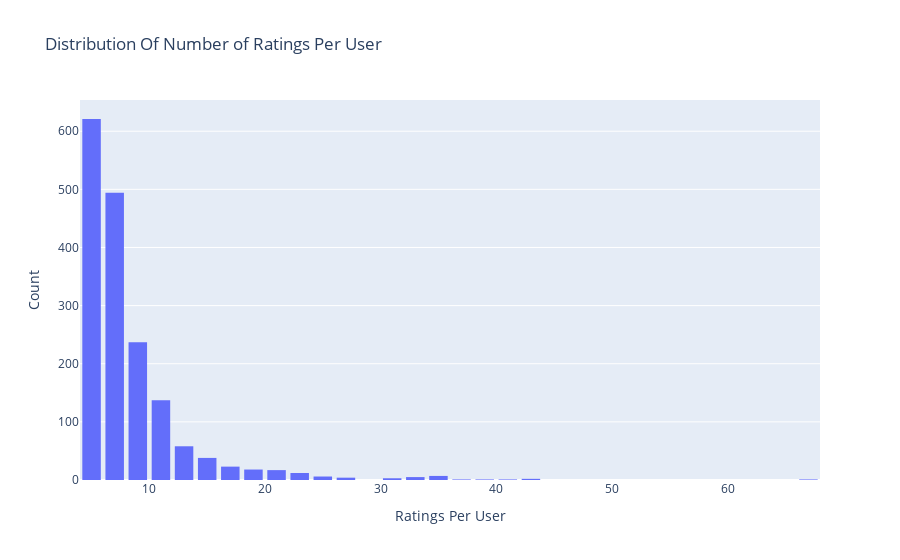

The code cell stored with this chart in its notebook:
### Code cell
# Number of ratings per user
data = df.groupby('reviewerID')['overall'].count()

# Create trace
trace = go.Histogram(x = data.values,
                     name = 'Ratings',
                     xbins = dict(start = 0, size = 2))
# Create layout
layout = go.Layout(title = 'Distribution Of Number of Ratings Per User',
                   xaxis = dict(title = 'Ratings Per User'),
                   yaxis = dict(title = 'Count'),
                   bargap = 0.2)

# Create plot
fig = go.Figure(data=[trace], layout=layout)
iplot(fig)

### Figure 1 — Plotly figure (JSON) as saved in the notebook; plotly's stock layout.template omitted (floating-point values rounded to 4 significant figures; data arrays with more than 128 entries replaced by an {"elided": "..."} marker saying what was removed)
{"data": [{"name": "Ratings", "type": "histogram", "x": {"elided": "1686 int values"}, "xbins": {"size": 2, "start": 0}}], "layout": {"bargap": 0.2, "title": {"text": "Distribution Of Number of Ratings Per User"}, "xaxis": {"title": {"text": "Ratings Per User"}}, "yaxis": {"title": {"text": "Count"}}}}
